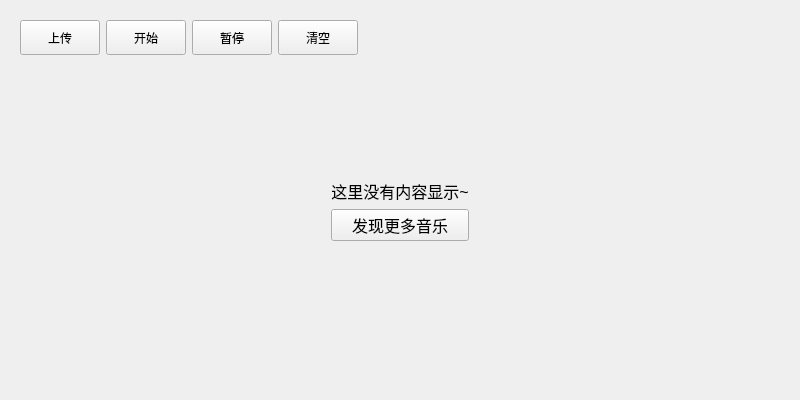
<?xml version="1.0" encoding="UTF-8"?>
<ui version="4.0">
 <class>UploadingSong</class>
 <widget class="QWidget" name="UploadingSong">
  <property name="geometry">
   <rect>
    <x>0</x>
    <y>0</y>
    <width>800</width>
    <height>400</height>
   </rect>
  </property>
  <property name="windowTitle">
   <string>UploadingSong</string>
  </property>
  <layout class="QVBoxLayout" name="verticalLayout">
   <item>
    <widget class="QWidget" name="widget" native="true">
     <layout class="QHBoxLayout" name="horizontalLayout">
      <item>
       <widget class="QToolButton" name="toolButton">
        <property name="minimumSize">
         <size>
          <width>80</width>
          <height>35</height>
         </size>
        </property>
        <property name="maximumSize">
         <size>
          <width>80</width>
          <height>35</height>
         </size>
        </property>
        <property name="text">
         <string>上传</string>
        </property>
       </widget>
      </item>
      <item>
       <widget class="QToolButton" name="toolButton_2">
        <property name="minimumSize">
         <size>
          <width>80</width>
          <height>35</height>
         </size>
        </property>
        <property name="maximumSize">
         <size>
          <width>80</width>
          <height>35</height>
         </size>
        </property>
        <property name="text">
         <string>开始</string>
        </property>
       </widget>
      </item>
      <item>
       <widget class="QToolButton" name="toolButton_3">
        <property name="minimumSize">
         <size>
          <width>80</width>
          <height>35</height>
         </size>
        </property>
        <property name="maximumSize">
         <size>
          <width>80</width>
          <height>35</height>
         </size>
        </property>
        <property name="text">
         <string>暂停</string>
        </property>
       </widget>
      </item>
      <item>
       <widget class="QToolButton" name="toolButton_4">
        <property name="minimumSize">
         <size>
          <width>80</width>
          <height>35</height>
         </size>
        </property>
        <property name="maximumSize">
         <size>
          <width>80</width>
          <height>35</height>
         </size>
        </property>
        <property name="text">
         <string>清空</string>
        </property>
       </widget>
      </item>
      <item>
       <spacer name="horizontalSpacer">
        <property name="orientation">
         <enum>Qt::Horizontal</enum>
        </property>
        <property name="sizeHint" stdset="0">
         <size>
          <width>417</width>
          <height>20</height>
         </size>
        </property>
       </spacer>
      </item>
     </layout>
    </widget>
   </item>
   <item>
    <widget class="QWidget" name="widget_3" native="true">
     <layout class="QVBoxLayout" name="verticalLayout_8">
      <item>
       <spacer name="verticalSpacer_2">
        <property name="orientation">
         <enum>Qt::Vertical</enum>
        </property>
        <property name="sizeType">
         <enum>QSizePolicy::Fixed</enum>
        </property>
        <property name="sizeHint" stdset="0">
         <size>
          <width>20</width>
          <height>100</height>
         </size>
        </property>
       </spacer>
      </item>
      <item>
       <layout class="QGridLayout" name="gridLayout">
        <item row="0" column="0">
         <spacer name="horizontalSpacer_8">
          <property name="orientation">
           <enum>Qt::Horizontal</enum>
          </property>
          <property name="sizeHint" stdset="0">
           <size>
            <width>40</width>
            <height>20</height>
           </size>
          </property>
         </spacer>
        </item>
        <item row="0" column="1">
         <widget class="QLabel" name="label_16">
          <property name="font">
           <font>
            <pointsize>12</pointsize>
           </font>
          </property>
          <property name="text">
           <string>这里没有内容显示~</string>
          </property>
          <property name="alignment">
           <set>Qt::AlignCenter</set>
          </property>
         </widget>
        </item>
        <item row="0" column="2" rowspan="2">
         <spacer name="horizontalSpacer_9">
          <property name="orientation">
           <enum>Qt::Horizontal</enum>
          </property>
          <property name="sizeHint" stdset="0">
           <size>
            <width>40</width>
            <height>20</height>
           </size>
          </property>
         </spacer>
        </item>
        <item row="1" column="1" rowspan="2">
         <widget class="QPushButton" name="pushButton_7">
          <property name="font">
           <font>
            <pointsize>12</pointsize>
           </font>
          </property>
          <property name="cursor">
           <cursorShape>PointingHandCursor</cursorShape>
          </property>
          <property name="text">
           <string>发现更多音乐</string>
          </property>
         </widget>
        </item>
        <item row="2" column="0">
         <spacer name="horizontalSpacer_11">
          <property name="orientation">
           <enum>Qt::Horizontal</enum>
          </property>
          <property name="sizeHint" stdset="0">
           <size>
            <width>40</width>
            <height>20</height>
           </size>
          </property>
         </spacer>
        </item>
        <item row="2" column="2">
         <spacer name="horizontalSpacer_10">
          <property name="orientation">
           <enum>Qt::Horizontal</enum>
          </property>
          <property name="sizeHint" stdset="0">
           <size>
            <width>40</width>
            <height>20</height>
           </size>
          </property>
         </spacer>
        </item>
       </layout>
      </item>
      <item>
       <spacer name="verticalSpacer">
        <property name="orientation">
         <enum>Qt::Vertical</enum>
        </property>
        <property name="sizeHint" stdset="0">
         <size>
          <width>20</width>
          <height>40</height>
         </size>
        </property>
       </spacer>
      </item>
     </layout>
    </widget>
   </item>
  </layout>
 </widget>
 <resources/>
 <connections/>
</ui>
